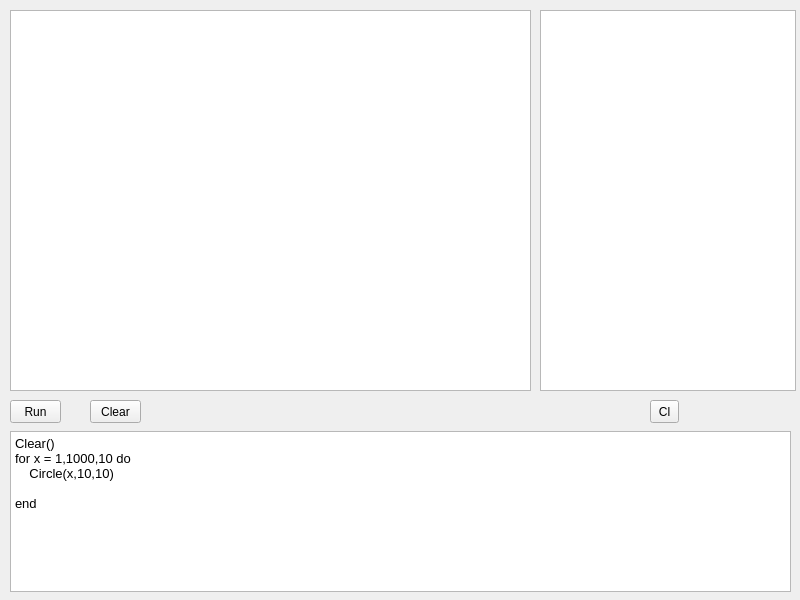
<?xml version="1.0" encoding="UTF-8"?>
<ui version="4.0">
 <class>MainWindow</class>
 <widget class="QMainWindow" name="MainWindow">
  <property name="geometry">
   <rect>
    <x>0</x>
    <y>0</y>
    <width>800</width>
    <height>600</height>
   </rect>
  </property>
  <property name="minimumSize">
   <size>
    <width>800</width>
    <height>600</height>
   </size>
  </property>
  <property name="maximumSize">
   <size>
    <width>800</width>
    <height>600</height>
   </size>
  </property>
  <property name="windowTitle">
   <string>MainWindow</string>
  </property>
  <widget class="QWidget" name="centralwidget">
   <widget class="QTextBrowser" name="textBrowser_in">
    <property name="geometry">
     <rect>
      <x>10</x>
      <y>431</y>
      <width>781</width>
      <height>161</height>
     </rect>
    </property>
    <property name="readOnly">
     <bool>false</bool>
    </property>
    <property name="html">
     <string>&lt;!DOCTYPE HTML PUBLIC &quot;-//W3C//DTD HTML 4.0//EN&quot; &quot;http://www.w3.org/TR/REC-html40/strict.dtd&quot;&gt;
&lt;html&gt;&lt;head&gt;&lt;meta name=&quot;qrichtext&quot; content=&quot;1&quot; /&gt;&lt;meta charset=&quot;utf-8&quot; /&gt;&lt;style type=&quot;text/css&quot;&gt;
p, li { white-space: pre-wrap; }
hr { height: 1px; border-width: 0; }
li.unchecked::marker { content: &quot;\2610&quot;; }
li.checked::marker { content: &quot;\2612&quot;; }
&lt;/style&gt;&lt;/head&gt;&lt;body style=&quot; font-family:'Sans'; font-size:10pt; font-weight:400; font-style:normal;&quot;&gt;
&lt;p style=&quot; margin-top:0px; margin-bottom:0px; margin-left:0px; margin-right:0px; -qt-block-indent:0; text-indent:0px;&quot;&gt;Clear()&lt;/p&gt;
&lt;p style=&quot; margin-top:0px; margin-bottom:0px; margin-left:0px; margin-right:0px; -qt-block-indent:0; text-indent:0px;&quot;&gt;for x = 1,1000,10 do&lt;/p&gt;
&lt;p style=&quot; margin-top:0px; margin-bottom:0px; margin-left:0px; margin-right:0px; -qt-block-indent:0; text-indent:0px;&quot;&gt;    Circle(x,10,10)&lt;/p&gt;
&lt;p style=&quot;-qt-paragraph-type:empty; margin-top:0px; margin-bottom:0px; margin-left:0px; margin-right:0px; -qt-block-indent:0; text-indent:0px;&quot;&gt;&lt;br /&gt;&lt;/p&gt;
&lt;p style=&quot; margin-top:0px; margin-bottom:0px; margin-left:0px; margin-right:0px; -qt-block-indent:0; text-indent:0px;&quot;&gt;end&lt;/p&gt;&lt;/body&gt;&lt;/html&gt;</string>
    </property>
   </widget>
   <widget class="QTextBrowser" name="textBrowser_out">
    <property name="geometry">
     <rect>
      <x>540</x>
      <y>10</y>
      <width>256</width>
      <height>381</height>
     </rect>
    </property>
    <property name="readOnly">
     <bool>false</bool>
    </property>
   </widget>
   <widget class="QGraphicsView" name="graphicsView">
    <property name="geometry">
     <rect>
      <x>10</x>
      <y>10</y>
      <width>521</width>
      <height>381</height>
     </rect>
    </property>
   </widget>
   <widget class="QToolButton" name="toolButton_run">
    <property name="geometry">
     <rect>
      <x>10</x>
      <y>400</y>
      <width>51</width>
      <height>23</height>
     </rect>
    </property>
    <property name="text">
     <string>Run</string>
    </property>
   </widget>
   <widget class="QToolButton" name="toolButton_clear">
    <property name="geometry">
     <rect>
      <x>90</x>
      <y>400</y>
      <width>51</width>
      <height>23</height>
     </rect>
    </property>
    <property name="text">
     <string>Clear</string>
    </property>
   </widget>
   <widget class="QToolButton" name="toolButton_outClear">
    <property name="geometry">
     <rect>
      <x>650</x>
      <y>400</y>
      <width>29</width>
      <height>23</height>
     </rect>
    </property>
    <property name="text">
     <string>Cl</string>
    </property>
   </widget>
  </widget>
 </widget>
 <resources/>
 <connections/>
</ui>
